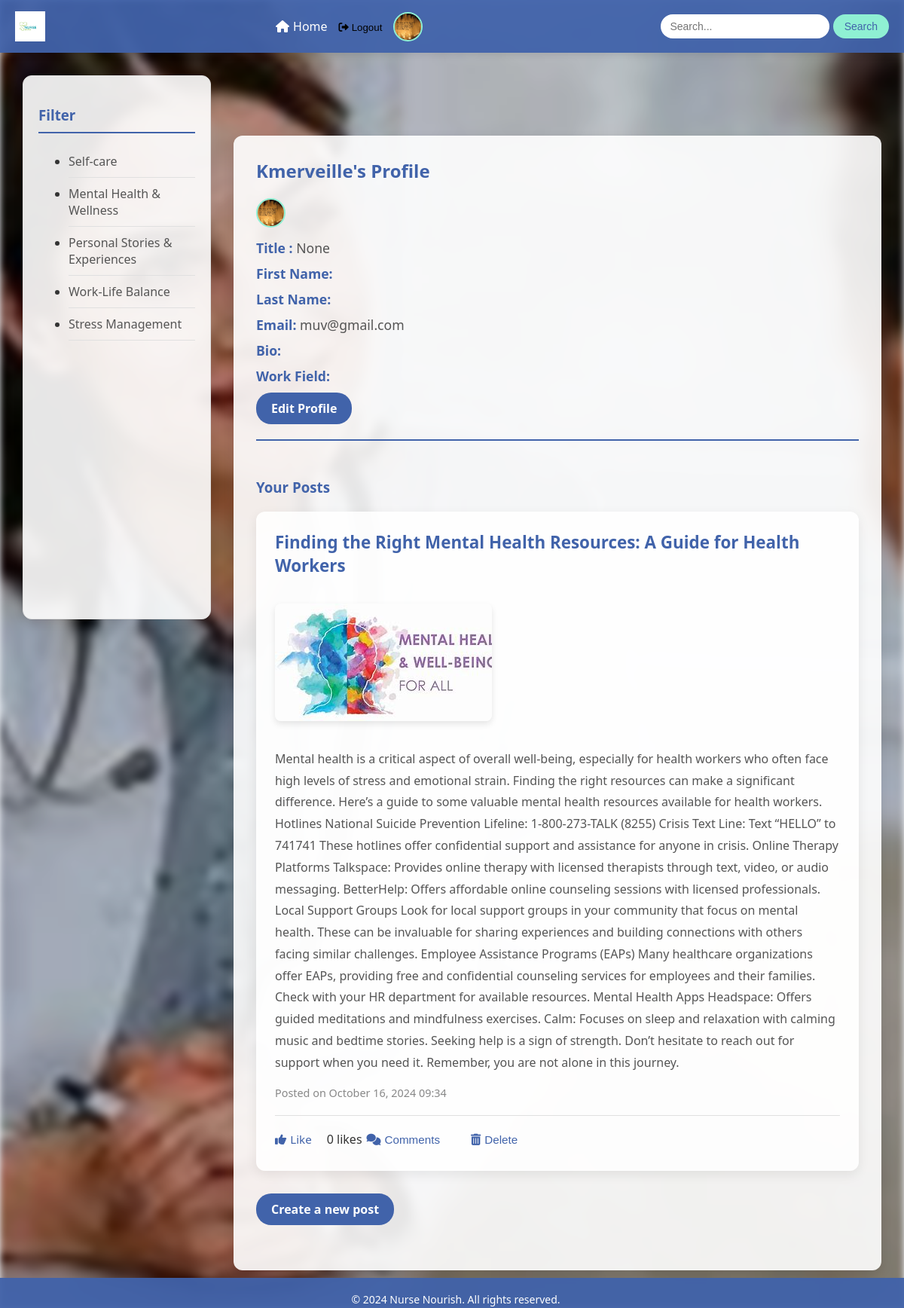
Screenshot of /profile/ (signed in) with the database file from the repository.
### nurse/models.py (models this page shows, shortened)
class Profile(models.Model):
    user = models.OneToOneField(User, on_delete=models.CASCADE)
    title = models.CharField(max_length=10, null=True)
    bio = models.TextField(blank=True)
    work_field = models.CharField(max_length=100, blank=True)
    picture = models.ImageField(upload_to='profile_picture/', blank=True, null=True, editable=True)

class Category(models.Model):
    name = models.CharField(max_length=100)

class User(AbstractUser):
    email = models.EmailField(unique=True)
    first_name = models.CharField(max_length=30)
    last_name = models.CharField(max_length=30)
    picture = models.ImageField(upload_to='user_picture/', default='static/default-profile.png', null=True, blank=True)

class Post(models.Model):
    user = models.ForeignKey(User, on_delete=models.CASCADE)
    title = models.CharField(max_length=100)
    content = models.TextField()
    category = models.ForeignKey(Category, on_delete=models.CASCADE)
    date_posted = models.DateTimeField(auto_now=True)
    image = models.ImageField(upload_to='static/', blank=True, null=True)
    likes = models.ManyToManyField(User, related_name='liked_posts', blank=True)
    def total_likes(self):
        return self.likes.count()

### nurse/views.py (the view)
# urls.py: path('profile/', views.profile, name='profile'),
@login_required
def profile(request):
    user = request.user
    profile = get_object_or_404(Profile, user=user)
    posts = Post.objects.filter(user=user).order_by('date_posted')
    categories = Category.objects.all()
    return render(request, 'profile.html', {'profile': profile, 'posts': posts, 'categories': categories})

### nurse/templates/profile.html (shortened to what this page needs)
{% extends "main.html" %}
{% block content %}
<div class="profile-container">
    <div class="profile-info">
        <h2>{{ profile.tittle }} {{ user.username }}'s Profile</h2>
        <div class="profile-details">
            <img class="user-pic" src="{{ MEDIA_URL }}{{ profile.picture.url }}" alt="Profile Picture">
            <p><strong>Title :</strong> {{ profile.title }}</p>
            <p><strong>First Name:</strong> {{ user.first_name }}</p>
            <p><strong>Last Name:</strong> {{ user.last_name }}</p>
            <p><strong>Email:</strong> {{ user.email }}</p>
            <p><strong>Bio:</strong> {{ profile.bio }}</p>
            <p><strong>Work Field:</strong> {{ profile.work_field }}</p>
        </div>
        <a href="{% url 'nurse:edit_profile' %}" class="btn btn-primary">Edit Profile</a>
    </div>
    <div class="user-posts">
        <h3>Your Posts</h3>
        {% if posts %}
            {% for post in posts %}
            <div class="post">
                <h3>{{ post.title }}</h3>
                {% if post.image %}
                    <img src="{{ post.image.url }}" alt="Post Image" class="post-image">
                {% endif %}
                <p>{{ post.content }}</p>
                <small>Posted on {{ post.date_posted|date:"F d, Y H:i" }}</small>
                <div class="post-actions">
                    <a href="{% url 'nurse:like_post' post.id %}" class="like-button">
                        {% if user.is_authenticated and user in post.likes.all %}
                            <i class="fas fa-thumbs-down"></i> Unlike
                        {% else %}
                            <i class="fas fa-thumbs-up"></i> Like
                        {% endif %}
                    </a>
                    <span>{{ post.total_likes }} likes</span>
                    <button class="comment-toggle" data-post-id="{{ post.id }}">
                        <i class="fas fa-comments"></i> Comments
                    </button>
                    <form action="{% url 'nurse:delete_post' post.id %}" method="POST" onsubmit="return confirm('Are you sure you want to delete this post?');" class="delete-form">
                        <button type="submit" class="delete-button"><i class="fas fa-trash-alt"></i> Delete</button>
                    </form>
                </div>
            </div>
            {% endfor %}
        {% else %}
            <p class="no-posts">You haven't posted anything yet.</p>
        {% endif %}
        <a href="{% url 'nurse:create_post' %}" class="btn btn-primary">Create a new post</a>
    </div>
</div>
{% endblock %}

### nurse/templates/main.html (shortened to what this page needs)
{% load static %}
<!DOCTYPE html>
<html lang="en">
    <head>
        <link rel="stylesheet" href="{% static 'main.css' %}">
        <link rel="stylesheet" href="https://cdnjs.cloudflare.com/ajax/libs/font-awesome/6.0.0-beta3/css/all.min.css">
    </head>
    <body>
        <header>
            <img class="logo" src="{% static 'images/logo (2).png' %}" alt="Nurse Nourish Logo">
            <nav>
                <ul>
                    <li>
                        {% if user.is_authenticated %}
                            <a href="{% url 'nurse:home' %}"><i class="fas fa-home"></i>Home</a>
                        {% else %}
                            <a href="{% url 'nurse:login' %}"><i class="fas fa-home"></i>Home</a>
                        {% endif %}
                    </li>
                    <!-- {% if user.is_authenticated %}
                        <li><a href="{% url 'nurse:inbox' %}"><i class="fas fa-envelope"></i> Inbox</a></li>
                        <li> -->
                            <form id="logout-form" action="{% url 'nurse:logout' %}" method="post" style="display: inline;">
                                <button type="submit" style="border: none; background: none; padding: 0; cursor: pointer;">
                                    <i href="{% url 'nurse:index' %}" class="fas fa-sign-out-alt"></i> Logout
                                </button>
                            </form>
                        <li>
                            <a href="{% url 'nurse:profile' %}">
                                <img class="user-pic" src="{{ MEDIA_URL }}{{ profile.picture.url }}" alt="Profile Picture">
                            </a>
                        </li>
                    {% else %}
                        <li><a href="{% url 'nurse:register' %}"><i class="fas fa-user-plus"></i> Register</a></li>
                        <li><a href="{% url 'nurse:login' %}"><i class="fas fa-sign-in-alt"></i> Log In</a></li>
                    {% endif %}
                </ul>
            </nav>
            <div class="search-bar">
                <form method="get" action="{% url 'nurse:search' %}">
                    <input type="text" placeholder="Search..." name="q">
                    <button type="submit">Search</button>
                </form>
            </div>
        </header>
        <main>
            <aside class="sidebar">
                <h3>Filter</h3>
                <ul>
                    {% for category in categories %}
                        <li>
                            <a href="{% url 'nurse:posts_by_category' category.id %}">{{ category.name }}</a>
                        </li>
                    {% empty %}
                        <li>No categories available.</li>
                    {% endfor %}
                </ul>
            </aside>
            {% block content %}{% endblock %}
        </main>
        <footer>
            <p>&copy; 2024 Nurse Nourish. All rights reserved.</p>
        </footer>
    </body>
</html>

### static/main.css (style rules this page uses)
body { font-family: 'Segoe UI', Tahoma, Geneva, Verdana, sans-serif; margin: 0; padding: 0; background-color: #f0f4f8; display: flex; flex-direction: column; min-height: 100vh; color: #333; }
header { background-color: rgba(65, 99, 170, 0.95); color: #fff; padding: 10px 0; position: fixed; width: 100%; top: 0; left: 0; z-index: 1000; display: flex; align-items: center; justify-content: space-between; height: 50px; box-shadow: 0 2px 10px rgba(0, 0, 0, 0.1); }
.logo { width: 40px; margin-left: 20px; transition: transform 0.3s ease; }
nav ul { list-style: none; padding: 0; margin: 0; display: flex; align-items: center; }
nav ul li { margin: 0 15px; }
nav ul li a, nav ul li button { color: #fff; text-decoration: none; font-weight: 500; display: flex; align-items: center; font-size: 16px; transition: color 0.3s ease; }
nav ul li a i, nav ul li button i { margin-right: 5px; }
.search-bar { margin-right: 20px; }
.search-bar input { padding: 8px 12px; border: none; border-radius: 20px; font-size: 14px; width: 200px; transition: width 0.3s ease; }
.search-bar button { padding: 8px 15px; border: none; border-radius: 20px; background-color: #8ff0d3; color: #4163aa; cursor: pointer; font-size: 14px; transition: background-color 0.3s ease; }
main { flex: 1; margin-top: 70px; display: flex; flex-direction: row; gap: 30px; padding: 30px; }
.sidebar { width: 220px; background-color: rgba(255, 255, 255, 0.9); border: 1px solid #e0e0e0; padding: 20px; position: sticky; top: 80px; height: calc(100vh - 120px); overflow-y: auto; border-radius: 12px; box-shadow: 0 4px 15px rgba(0, 0, 0, 0.05); box-sizing: inherit; }
.sidebar h3 { color: #4163aa; border-bottom: 2px solid #4163aa; padding-bottom: 10px; margin-bottom: 15px; }
.sidebar ul li a { color: #555; text-decoration: none; display: block; padding: 10px 0; border-bottom: 1px solid #e0e0e0; transition: all 0.5s ease; }
.post { border: none; border-radius: 12px; background-color: rgba(255, 255, 255, 0.9); padding: 25px; box-shadow: 0 5px 15px rgba(0, 0, 0, 0.08); transition: all 0.3s ease; }
.post h3 { margin-top: 0; color: #4163aa; font-size: 1.4em; }
.post p { color: #555; line-height: 1.8; font-size: 1em; }
.post small { color: #888; font-size: 0.9em; display: block; margin-top: 15px; }
.post-actions { display: flex; align-items: center; margin-top: 20px; padding-top: 15px; border-top: 1px solid #e0e0e0; }
.post-actions a, .post-actions button { color: #4163aa; text-decoration: none; margin-right: 20px; font-size: 0.95em; display: flex; align-items: center; background: none; border: none; cursor: pointer; transition: color 0.3s ease; }
.post-actions a i, .post-actions button i { margin-right: 5px; }
.post-image { max-width: 100%; height: auto; margin-top: 15px; border-radius: 8px; box-shadow: 0 4px 8px rgba(0, 0, 0, 0.1); }
.user-pic { width: 35px; height: 35px; border-radius: 50%; margin-right: 10px; object-fit: cover; border: 2px solid #8ff0d3; }
footer { background-color: rgba(65, 99, 170, 0.95); color: #fff; text-align: center; padding: 5px; font-size: 14px; position: fixed; bottom: 0; width: 100%; height:30px; }

### rows the page displays
Profile: picture (picture), title "None"
Category: name "Self-care"
Category: name "Mental Health & Wellness"
Category: name "Personal Stories & Experiences"
Category: name "Work-Life Balance"
Category: name "Stress Management"
User: username "Kmerveille", email "muv@gmail.com"
Post: title "Finding the Right Mental Health Resources: A Guide for Health Workers", image (picture), content "Mental health is a critical aspect of overall well-being, especially for health workers who often face high levels of stress and emotional strain. Finding the right resources can make a significant difference. Here’s a guide to some valuable mental health resources available for health workers. Hotlines National Suicide Prevention Lifeline: 1-800-273-TALK (8255) Crisis Text Line: Text “HELLO” to 741741 These hotlines offer confidential support and assistance for anyone in crisis. Online Therapy Platforms Talkspace: Provides online therapy with licensed therapists through text, video, or audio messaging. BetterHelp: Offers affordable online counseling sessions with licensed professionals.…", date_posted "October 16, 2024 09:34", shows "Like", total_likes "0"
